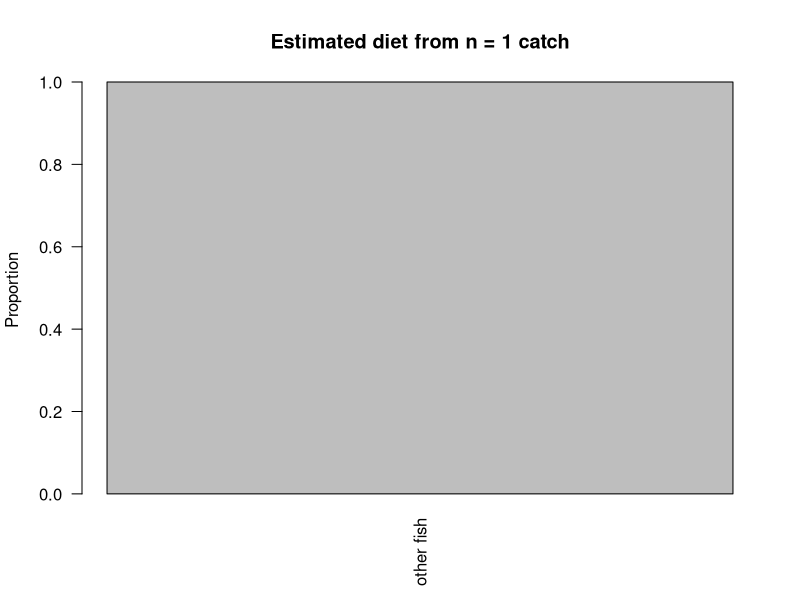
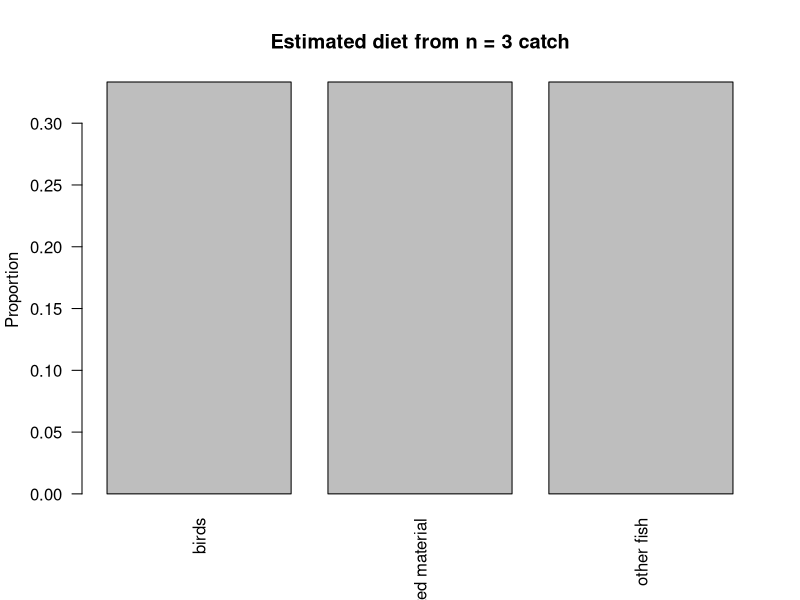
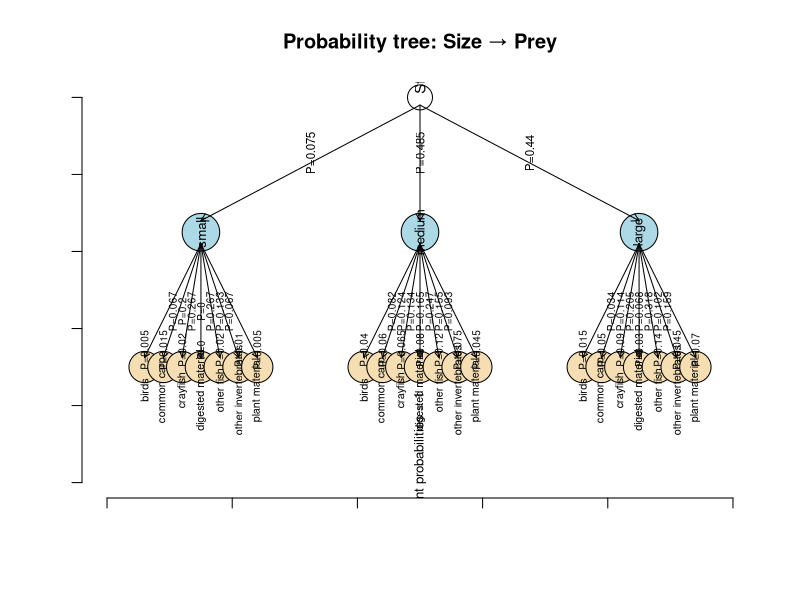
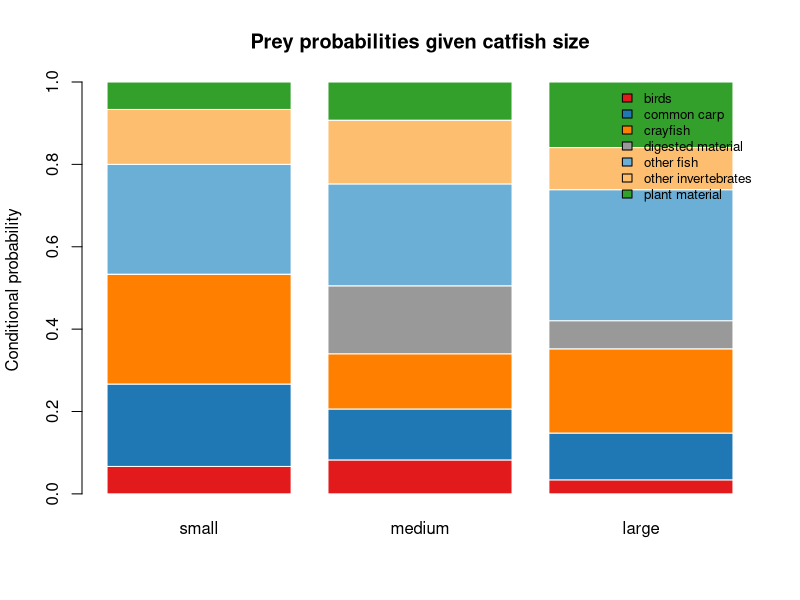
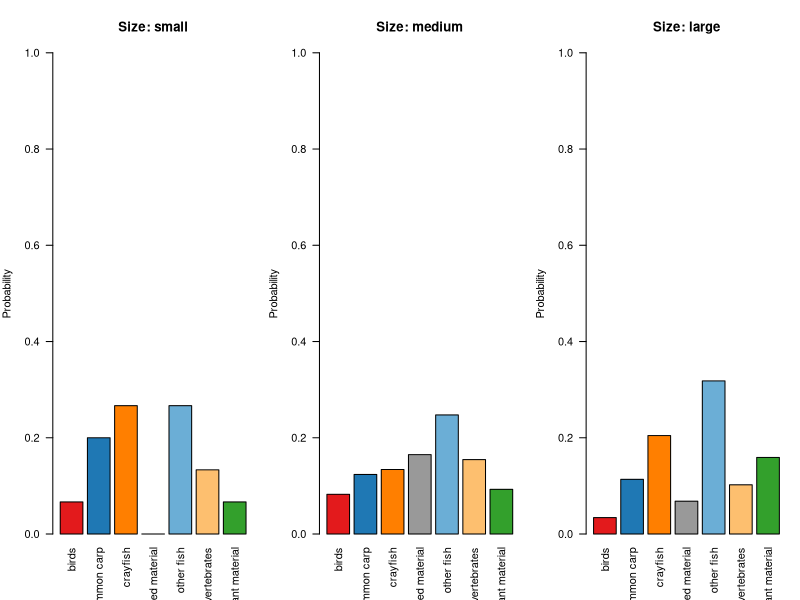
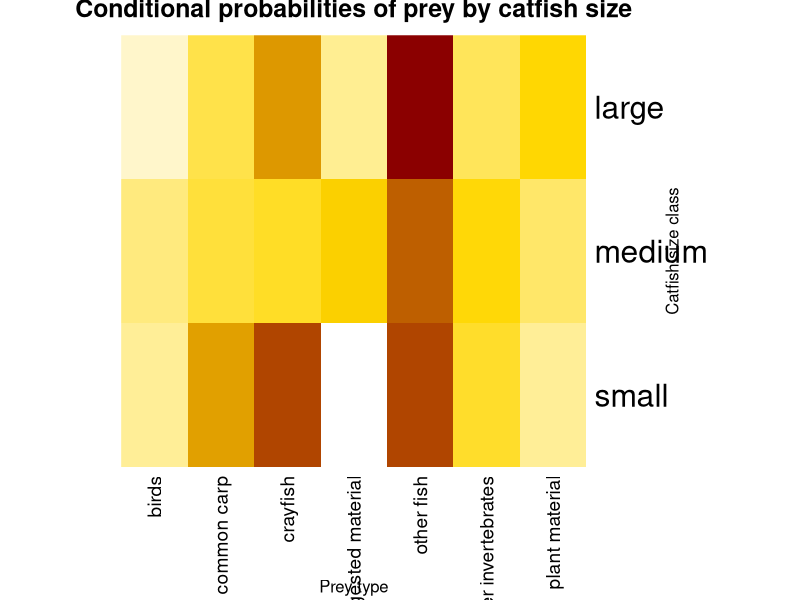

These charts were generated, in order, by the following R code:
## ---- chunk 1
# This chunk creates the dataset, make sure you run it before starting coding later on
prey_types <- c("common carp","other fish", "birds",  "crayfish",  "other invertebrates",  "digested material",  "plant material")

prey_probabilities <- c(0.15, 0.25, 0.05, 0.20, 0.15, 0.10, 0.10)
n_fish <- 200

catfish_lake <- data.frame(
  fish_id = 1:n_fish,
  
  # body size in cm 
  size_cm = round(runif(n_fish, min = 40, max = 160), 1),
  
  # Dominant prey item found in the stomach
  prey = sample(sample(prey_types,size = n_fish,replace = TRUE, prob = prey_probabilities)
))

head(catfish_lake)
## ---- chunk 2
## ---- define-catch-function ----
catch_and_analyze <- function(df, n = 5, replace = FALSE, seed = NULL, plot = TRUE) {
  # df: your dataset (catfish_lake)
  # n: number of fish to catch/sample
  # replace: sample with replacement? default FALSE (realistic lake sampling)
  # seed: optional numeric seed for reproducibility
  # plot: whether to draw a barplot of the estimated diet from the catch
  
  if (!is.null(seed)) set.seed(seed)
  if (!("prey" %in% names(df))) stop("Dataframe must contain a 'prey' column.")
  if (n <= 0) stop("n must be > 0")
  if (n > nrow(df) && replace == FALSE) {
    warning("n is larger than the dataset; sampling with replacement instead.")
    replace <- TRUE
  }
  
  sampled_idx <- sample(seq_len(nrow(df)), size = n, replace = replace)
  sampled <- df[sampled_idx, , drop = FALSE]
  
  prey_counts <- table(sampled$prey)
  prey_props  <- prop.table(prey_counts)
  
  # dominant prey (may be more than one if tie)
  max_count <- max(prey_counts)
  dominant <- names(prey_counts)[prey_counts == max_count]
  
  # Print summary to console
  cat(sprintf("Caught %d fish (replace = %s).\n\n", n, ifelse(replace, "TRUE", "FALSE")))
  cat("Sampled fish (first rows):\n")
  print(head(sampled))
  cat("\nPrey counts:\n")
  print(prey_counts)
  cat("\nPrey proportions:\n")
  print(round(prey_props, 3))
  
  if (length(dominant) == 1) {
    cat(sprintf("\nDominant prey in this catch: %s (n = %d)\n", dominant, max_count))
  } else {
    cat(sprintf("\nDominant prey (tie): %s (n = %d)\n", paste(dominant, collapse = ", "), max_count))
  }
  
  if (plot) {
    old_par <- par(no.readonly = TRUE)
    on.exit(par(old_par), add = TRUE)
    barplot(prey_props,
            main = sprintf("Estimated diet from n = %d catch", n),
            ylab = "Proportion",
            las = 2)
  }
  
  # Return a structured result invisibly
  result <- list(
    sampled = sampled,
    counts = as.integer(prey_counts),
    counts_names = names(prey_counts),
    proportions = as.numeric(prey_props),
    proportions_names = names(prey_props),
    dominant = dominant
  )
  invisible(result)
}
## ---- chunk 3
## ---- first-catch ----
# Example: sample 1 fish from catfish_lake
first_catch <- catch_and_analyze(catfish_lake, n = 1, replace = FALSE, plot = TRUE)
## ---- chunk 4
# Add more lines here or more chunks to see the results of sampling different number of fishes by editing "n"

# first_catch <- catch_and_analyze(catfish_lake, n = 1, replace = FALSE, plot = TRUE)

first_catch <- catch_and_analyze(catfish_lake, n = 3, replace = FALSE, plot = TRUE)

# Add your code here.
## ---- chunk 5
# Add your code here.


## ---- chunk 6
# Add your code here.
## ---- chunk 7
# Add your code here.
## ---- chunk 8
## ---- create-size-class ----
catfish_lake$size_class <- cut(
  catfish_lake$size_cm,
  breaks = c(0, 50, 110, Inf),
  labels = c("small", "medium", "large"))

table(catfish_lake$size_class) # What is this function "table" doing?
## ---- chunk 9
## ---- probability within a given event ----
# P(crayfish | large)
large_fish <- catfish_lake$size_class == "large"
mean(catfish_lake$prey[large_fish] == "crayfish")

# P(crayfish | small)
small_fish <- catfish_lake$size_class == "small"
mean(catfish_lake$prey[small_fish] == "crayfish")
## ---- chunk 10
# DO not worry about understanding this code
## ---- size-probabilities ----
size_prob <- prop.table(table(catfish_lake$size_class))
size_prob

## ---- conditional-prey-probabilities ----
prey_given_size <- with(
  catfish_lake,
  prop.table(table(size_class, prey), margin = 1))
prey_given_size

## ---- joint-probabilities ----
prob_tree <- sweep( prey_given_size,  1,  size_prob,  FUN = "*")
prob_tree

# All joint probabilities should sum to 1
sum(prob_tree) == 1

#---- print-tree ----
for (s in rownames(prob_tree)) {
  for (p in colnames(prob_tree)) {
    cat(
      sprintf(
        "P(%s AND %s) = P(%s) × P(%s | %s) = %.3f\n",
        s, p, s, p, s, prob_tree[s, p]
      )
    )
  }
  cat("\n")
}
## ---- chunk 11
# DO not worry about understanding this code
plot_probability_tree <- function(df, round_digits = 3,
                                  main = "Probability tree: Size → Prey") {
  if (!all(c("size_class", "prey") %in% names(df))) {
    stop("Dataframe must contain columns 'size_class' and 'prey'.") }
  
  # probabilities
  size_prob <- prop.table(table(df$size_class))
  prey_given_size <- with(df, prop.table(table(size_class, prey), margin = 1))
  joint_prob <- sweep(prey_given_size, 1, size_prob, FUN = "*")
  
  sizes <- rownames(prey_given_size)
  preys <- colnames(prey_given_size)
  
  # layout
  root_x <- 0.5; root_y <- 1.0
  size_y <- 0.65
  prey_y <- 0.30
  
  size_x <- seq(0.15, 0.85, length.out = length(sizes))
  
  prey_x <- matrix(NA, nrow = length(sizes), ncol = length(preys))
  cluster_width <- 0.18
  for (i in seq_along(sizes)) {
    prey_x[i, ] <- seq(size_x[i] - cluster_width/2,
                       size_x[i] + cluster_width/2,
                       length.out = length(preys))}
  
  oldpar <- par(no.readonly = TRUE)
  on.exit(par(oldpar), add = TRUE)
  plot.new()
  plot.window(xlim = c(0,1), ylim = c(0,1))
  title(main = main)
  axis(1, labels = FALSE); axis(2, labels = FALSE)
  
  # root
  symbols(root_x, root_y, circles = 0.02, add = TRUE, inches = FALSE, bg = "white")
  text(root_x, root_y + 0.05, "Start", srt = 90, cex = 0.9)
  
  # size level
  for (i in seq_along(sizes)) {
    symbols(size_x[i], size_y, circles = 0.03, add = TRUE,
            inches = FALSE, bg = "lightblue")
    text(size_x[i], size_y, sizes[i], srt = 90, cex = 0.8)
    
    arrows(root_x, root_y - 0.02, size_x[i], size_y + 0.03, length = 0.08)
    text((root_x + size_x[i])/2,
         (root_y + size_y)/2 + 0.03,
         paste0("P=", round(size_prob[sizes[i]], round_digits)),
         srt = 90, cex = 0.7)
  }
  
  # prey level
  for (i in seq_along(sizes)) {
    for (j in seq_along(preys)) {
      x_to <- prey_x[i, j]
      y_to <- prey_y
      
      symbols(x_to, y_to, circles = 0.025, add = TRUE,
              inches = FALSE, bg = "wheat")
      
      text(x_to, y_to - 0.06, preys[j], srt = 90, cex = 0.65)
      
      arrows(size_x[i], size_y - 0.03, x_to, y_to + 0.025, length = 0.06)
      
      text((size_x[i] + x_to)/2,
           (size_y + y_to)/2 - 0.03,
           paste0("P=", round(prey_given_size[sizes[i], preys[j]], round_digits)),
           srt = 90, cex = 0.6)
      
      text(x_to, y_to + 0.045,
           paste0("P=", round(joint_prob[sizes[i], preys[j]], round_digits)),
           srt = 90, cex = 0.6)
    }
  }
  
  text(0.5, 0.02,
       paste("Sum of joint probabilities =",
             round(sum(joint_prob), round_digits)),
       srt = 90, cex = 0.8)
  
  invisible(list(
    size_prob = size_prob,
    prey_given_size = prey_given_size,
    joint_prob = joint_prob
  ))
}

## ---- chunk 12
# draw the tree 
plot_probability_tree(catfish_lake)

## ---- chunk 13
prey_cols <- c(
  "common carp" = "#1f78b4",       # blue
  "other fish" = "#6baed6",        # light blue
  "birds" = "#e31a1c",             # red
  "crayfish" = "#ff7f00",          # orange
  "other invertebrates" = "#fdbf6f",# light orange
  "digested material" = "#999999", # grey
  "plant material" = "#33a02c")     # green
  
barplot(t(prey_given_size), beside = FALSE,  col = prey_cols[colnames(prey_given_size)],  ylab = "Conditional probability",  main = "Prey probabilities given catfish size",  border = "white")

legend( "topright", legend = colnames(prey_given_size), fill = prey_cols[colnames(prey_given_size)],cex = 0.8,bty = "n")

par(mfrow = c(1, 3), mar = c(5, 4, 4, 1))
for (s in rownames(prey_given_size)) {
  barplot(
    prey_given_size[s, ],
    col = prey_cols[colnames(prey_given_size)],
    ylim = c(0, 1),
    main = paste("Size:", s),
    las = 2,
    ylab = "Probability")}

heatmap( prey_given_size, Rowv = NA, Colv = NA, scale = "none", col = colorRampPalette(c("white", "gold", "darkred"))(100), margins = c(8, 6), xlab = "Prey type", ylab = "Catfish size class", main = "Conditional probabilities of prey by catfish size" )
